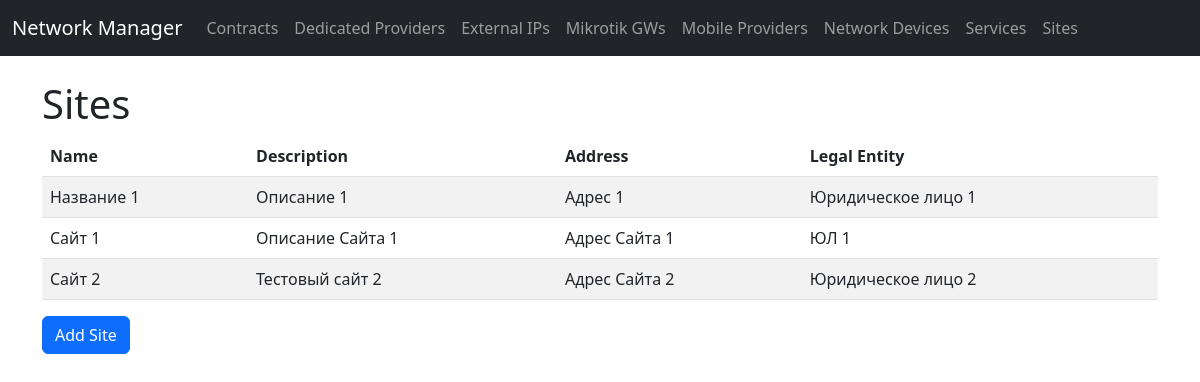
The page /sites/ on the database as committed earlier.
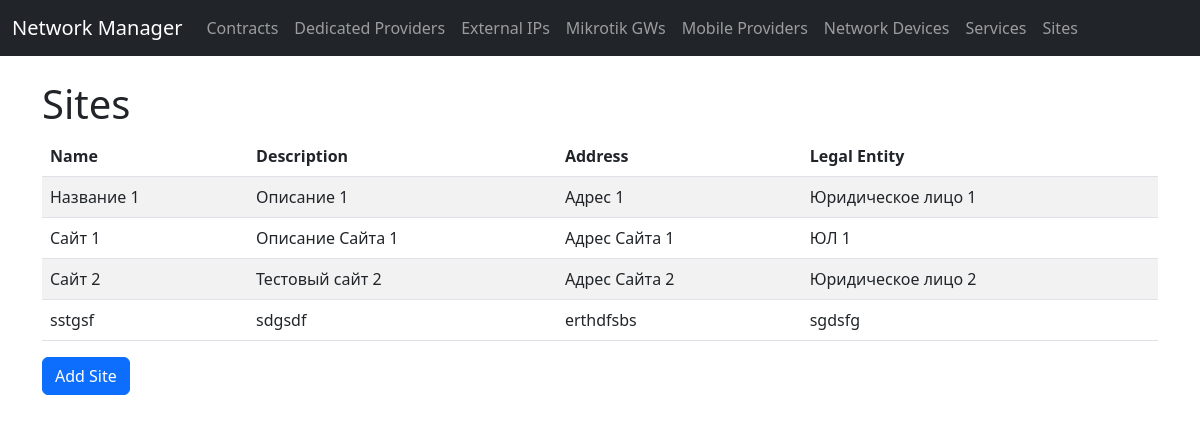
The same page on the database as committed later.
### network_manager/models.py (models this page shows, shortened)
class Site(models.Model):
    name = models.CharField(max_length=255, verbose_name="Название")
    description = models.TextField(verbose_name="Описание", blank=True, null=True)
    address = models.CharField(max_length=255, verbose_name="Адрес")
    td = models.CharField(max_length=255, verbose_name="Торговая дирекция, регион")
    legal_entity = models.CharField(max_length=255, verbose_name="Юридическое лицо")
    data_subnet = models.GenericIPAddressField(protocol='IPv4', verbose_name="Подсеть Data", blank=True, null=True)
    voice_subnet = models.GenericIPAddressField(protocol='IPv4', verbose_name="Подсеть Voice", blank=True, null=True)
    tech_subnet = models.GenericIPAddressField(protocol='IPv4', verbose_name="Подсеть Tech", blank=True, null=True)
    iot_subnet = models.GenericIPAddressField(protocol='IPv4', verbose_name="Подсеть IoT", blank=True, null=True)

### network_manager/views.py (the view)
# urls.py: path('sites/', site_list, name='site_list'),
def site_list(request):
    sites = Site.objects.all()  # Извлекаем все объекты Site
    return render(request, 'network_manager/site_list.html', {'sites': sites})  # Передаем их в шаблон

### network_manager/templates/network_manager/site_list.html (shortened to what this page needs)
{% extends 'base.html' %}
{% block content %}
<h1>Sites</h1>
<table class="table table-striped table-hover">
    <thead>
        <tr>
            <th>Name</th>
            <th>Description</th>
            <th>Address</th>
            <th>Legal Entity</th>
        </tr>
    </thead>
    <tbody>
        {% if sites %}
            {% for site in sites %}
            <tr onclick="location.href='{% url 'edit_site' site.id %}'" style="cursor: pointer;">
                <td>{{ site.name }}</td>
                <td>{{ site.description }}</td>
                <td>{{ site.address }}</td>
                <td>{{ site.legal_entity }}</td>
            </tr>
            {% endfor %}
        {% else %}
            <tr>
                <td colspan="4">No sites available.</td>
            </tr>
        {% endif %}
    </tbody>
</table>
<a href="{% url 'add_site' %}" class="btn btn-primary">Add Site</a>
{% endblock %}

Rows that differ between the two databases and show on the page:
added Site: name "sstgsf", description "sdgsdf", address "erthdfsbs", legal_entity "sgdsfg"
